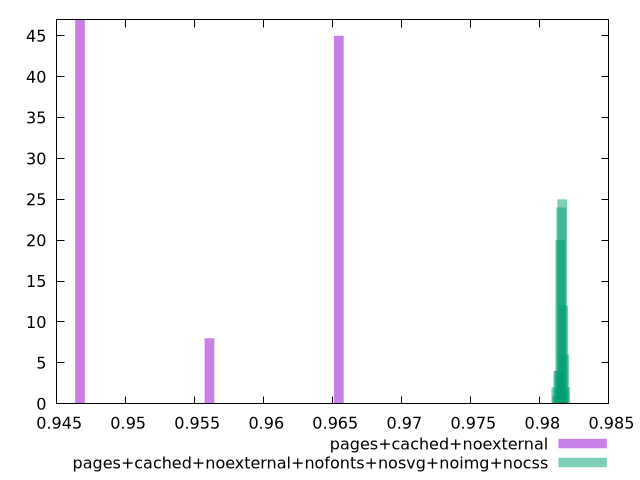

Write the gnuplot code that produced this figure.
$_pagesCachedNoexternal <<EOF
0.9466947766712873 47
0.9560679922818942 8
0.965441207892501 45
EOF
$_pagesCachedNoexternalNofontsNosvgNoimgNocss <<EOF
0.981621910237428 25
0.981550405144899 24
0.98147890005237 20
0.9816934153299569 12
0.9817649204224859 6
0.9818364255150148 2
0.9813358898673121 4
0.9814073949598411 4
0.9812643847747833 1
0.9811928796822543 2
EOF
set key outside below
set terminal pngcairo
set output "report_00005_2020-11-02T22-26-11.212Z/first-contentful-paint/first-contentful-paint_pages+cached+noexternal_pages+cached+noexternal+nofonts+nosvg+noimg+nocss+hist.png"
set boxwidth 0.00070283297687455
set style fill transparent solid 0.5 noborder
set yrange [0:47]
plot $_pagesCachedNoexternal title "pages+cached+noexternal" with boxes ,$_pagesCachedNoexternalNofontsNosvgNoimgNocss title "pages+cached+noexternal+nofonts+nosvg+noimg+nocss" with boxes ,
